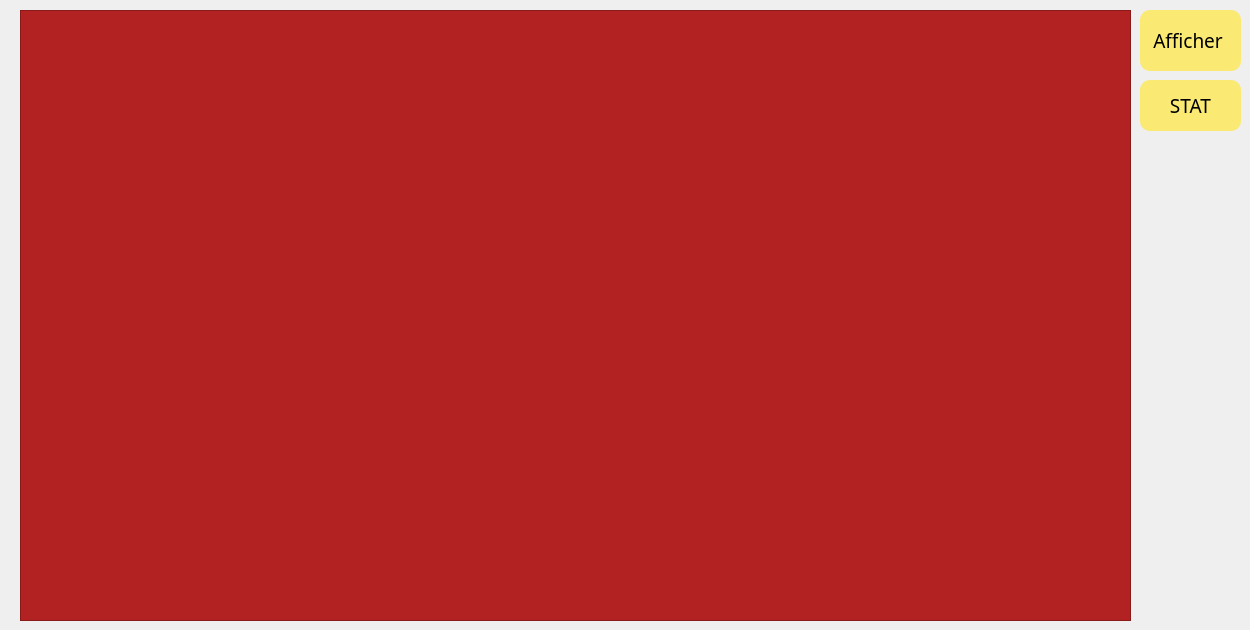
   <widget class="QWidget" name="afficher2">
    <attribute name="title">
     <string>Afficher_Jeux</string>
    </attribute>
    <widget class="QPushButton" name="pushButton_13">
     <property name="geometry">
      <rect>
       <x>1140</x>
       <y>10</y>
       <width>101</width>
       <height>61</height>
      </rect>
     </property>
     <property name="font">
      <font>
       <family>Bahnschrift</family>
       <pointsize>14</pointsize>
       <weight>50</weight>
       <italic>false</italic>
       <bold>false</bold>
      </font>
     </property>
     <property name="styleSheet">
      <string notr="true">background: #FAEA73;
color: #000000;
background-color: #FAEA73; border: none;
border-radius: 10px;
icon-size: 30px;
font: 14pt &quot;Bahnschrift&quot;;
</string>
     </property>
     <property name="text">
      <string>Afficher </string>
     </property>
    </widget>
    <widget class="QTableView" name="tableView">
     <property name="geometry">
      <rect>
       <x>20</x>
       <y>10</y>
       <width>1111</width>
       <height>611</height>
      </rect>
     </property>
     <property name="styleSheet">
      <string notr="true">background: #B22222;
color: #000000;
</string>
     </property>
    </widget>
    <widget class="QPushButton" name="statistique">
     <property name="geometry">
      <rect>
       <x>1140</x>
       <y>80</y>
       <width>101</width>
       <height>51</height>
      </rect>
     </property>
     <property name="font">
      <font>
       <family>Bahnschrift</family>
       <pointsize>14</pointsize>
       <weight>50</weight>
       <italic>false</italic>
       <bold>false</bold>
      </font>
     </property>
     <property name="styleSheet">
      <string notr="true">background: #FAEA73;
color: #000000;
background-color: #FAEA73; border: none;
border-radius: 10px;
icon-size: 30px;
font: 14pt &quot;Bahnschrift&quot;;
</string>
     </property>
     <property name="text">
      <string>STAT</string>
     </property>
    </widget>
   </widget>
